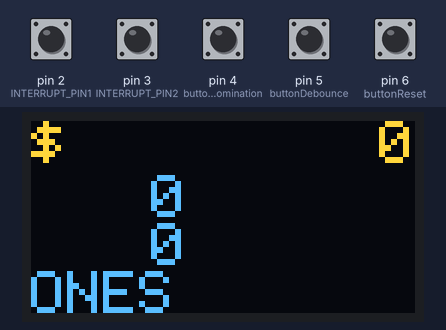
Bench run of a sketch on a simulated Arduino Uno, built with avr-gcc and run on an emulated ATmega328P. Parts: 128×64 one-colour display. The inputs (shaded band) are chosen by the test bench; at power-on: pin 4 (buttonDenomination), pin 5 (buttonDebounce), pin 6 (buttonReset) HIGH, pin 2 (INTERRUPT_PIN1), pin 3 (INTERRUPT_PIN2) LOW. The OLED is the two-colour kind (top 16 rows yellow).

Above: at 1.2 s.
1.3 s: pin 4 (buttonDenomination) pulled LOW for 1 s
At 2.6 s:
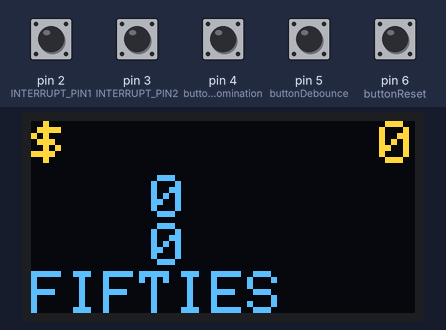
3.8 s: pin 2 (INTERRUPT_PIN1) pulled HIGH for 0.15 s
At 4.3 s:
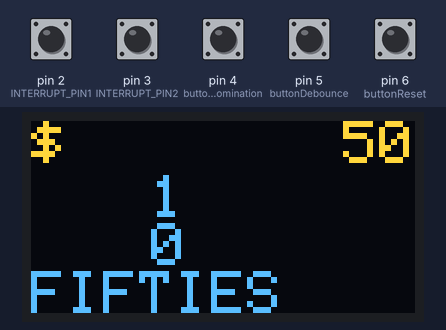
5.4 s: pin 3 (INTERRUPT_PIN2) pulled HIGH for 0.15 s
At 6.3 s:
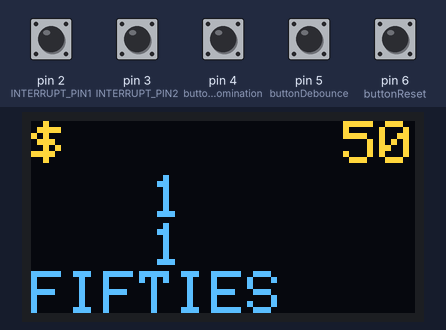
7.0 s: pin 6 (buttonReset) pulled LOW for 0.15 s
At 7.07 s:
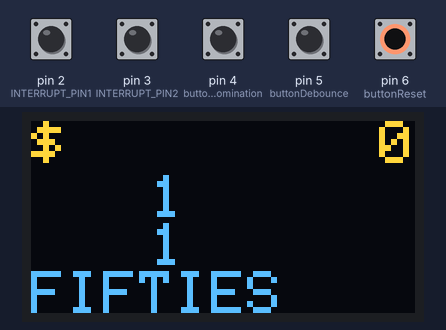
8.6 s: pin 3 (INTERRUPT_PIN2) pulled HIGH for 1 s
At 9.7 s:
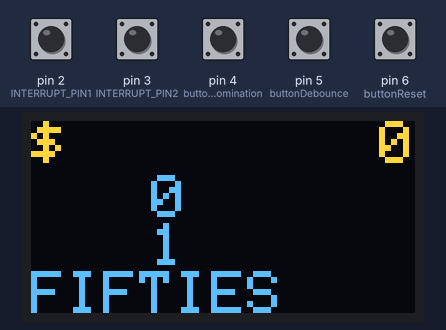
11.1 s: pin 2 (INTERRUPT_PIN1) pulled HIGH for 1 s
At 11.16 s:
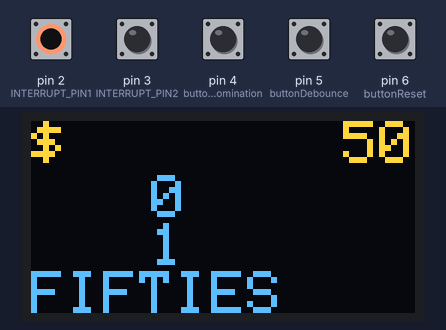
Timing chart, 0 to 14.1 s (numbered marks = the images above; inputs shaded):
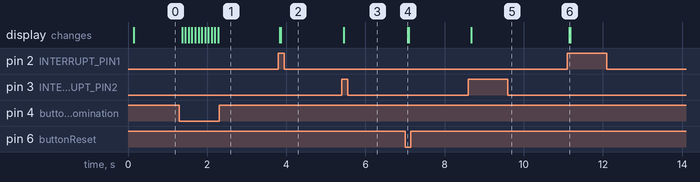

The sketch:

moneyCounter.ino
```cpp
/*
$$$$$$$$$$$$$$$$$$$$$$$$$$$$$$$$$$$$$$$$$$$$$$$$$$$$$$$$$$$$$
$$$$       MONEY COUNTER PROJECT BY MAKEITHACKIN         $$$$
$$$$       USED WITH RBC-1003 MONEY COUNTER              $$$$
$$$$$$$$$$$$$$$$$$$$$$$$$$$$$$$$$$$$$$$$$$$$$$$$$$$$$$$$$$$$$
*/

#include <Adafruit_GFX.h>
#include <Adafruit_SSD1306.h>

// OLED display parameters
#define SCREEN_WIDTH 128
#define SCREEN_HEIGHT 64
#define OLED_RESET -1
Adafruit_SSD1306 display(SCREEN_WIDTH, SCREEN_HEIGHT, &Wire, OLED_RESET);

// Button pins
#define INTERRUPT_PIN1 2
#define INTERRUPT_PIN2 3
#define buttonDebounce 5
#define buttonDenomination 4
#define buttonReset 6

// Variables for counters and debounce
volatile unsigned long counter1 = 0; // Counter for pin 2
volatile unsigned long counter2 = 0; // Counter for pin 3
volatile unsigned long lastInterruptTime1 = 0; // Last interrupt time for pin 2
volatile unsigned long lastInterruptTime2 = 0; // Last interrupt time for pin 3
int DEBOUNCE_TIME = 0; // Debounce time in milliseconds

// Variables for currency handling
int currencyIndex = 0;
int currencies[] = {1, 2, 5, 10, 20, 50, 100};
int numCurrencies = sizeof(currencies) / sizeof(currencies[0]);

String currencyNames[] = {"ONES", "TWOS", "FIVES", "TENS", "TWENTIES", "FIFTIES", "HUNDREDS"};
int numCurrencyNames = sizeof(currencyNames) / sizeof(currencyNames[0]);

int totalValue = counter1 * currencies[currencyIndex]; // Initial total value

// Variables for display
String previousText = "";
int previousX = 0; // Track previous starting x position

void setup() {
  // Set pin modes
  pinMode(INTERRUPT_PIN1, INPUT);
  pinMode(INTERRUPT_PIN2, INPUT);
  pinMode(buttonDebounce, INPUT_PULLUP);
  pinMode(buttonDenomination, INPUT_PULLUP);
  pinMode(buttonReset, INPUT_PULLUP);

  // Attach interrupts
  attachInterrupt(digitalPinToInterrupt(INTERRUPT_PIN1), handleInterrupt1, RISING);
  attachInterrupt(digitalPinToInterrupt(INTERRUPT_PIN2), handleInterrupt2, RISING);

  // Initialize display
  if (!display.begin(SSD1306_SWITCHCAPVCC, 0x3C)) {
    for (;;);
  }
  display.clearDisplay();
  display.setTextColor(SSD1306_WHITE, BLACK); // Draw white text
  display.setTextSize(2); // Normal 1:1 pixel scale
  display.setCursor(0, 0); // Start drawing at top-left corner
  display.print("$");
  display.display(); // Display the contents of the buffer

  // Display initial values
  cycleCurrency();
}

void loop() {
  // Read button states
  int buttonDebounceReading = digitalRead(buttonDebounce);
  int buttonDenominationReading = digitalRead(buttonDenomination);
  int buttonResetReading = digitalRead(buttonReset);

  // Handle button presses
  if (buttonDebounceReading == LOW) {
    DEBOUNCE_TIME++;
    if (DEBOUNCE_TIME > 99) {
      DEBOUNCE_TIME = 0;
    }
    delay(DEBOUNCE_TIME);
  }

  if (buttonDenominationReading == LOW) {
    currencyIndex += 1;
    cycleCurrency(); // Cycle to the next currency value
    delay(DEBOUNCE_TIME);
  }

  if (buttonResetReading == LOW) {
    counter1 = 0;
    counter2 = 0;
    delay(DEBOUNCE_TIME);
  }

  // Update total value and display
  totalValue = counter1 * currencies[currencyIndex]; // Recalculate totalValue
  String formattedNumber = formatCurrency(totalValue);
  displayRightJustified(formattedNumber); // Update display

  // Display counter values
  display.setCursor(40, 18);
  display.print(counter1);
  display.print("    ");
  display.setCursor(40, 34);
  display.print(counter2);
  display.print("    ");
  display.display();
}

void handleInterrupt1() {
  // Debounce logic for pin 2
  unsigned long currentTime = millis();
  if (currentTime - lastInterruptTime1 > DEBOUNCE_TIME) {
    counter1++;
    lastInterruptTime1 = currentTime;
  }
}

void handleInterrupt2() {
  // Debounce logic for pin 3
  unsigned long currentTime = millis();
  if (currentTime - lastInterruptTime2 > DEBOUNCE_TIME) {
    counter2++;
    lastInterruptTime2 = currentTime;
  }
}

void displayRightJustified(String text) {
  // Calculate number of spaces to clear based on previousText length
  int numSpaces = previousText.length() - text.length();

  // Clear the specific area with spaces starting from previousX
  display.setCursor(previousX, 0); // Ensure y coordinate is always zero
  for (int i = 0; i < numSpaces; i++) {
    display.print(" ");
  }

  // Calculate the position for right justification
  int x = SCREEN_WIDTH - text.length() * 12; // Adjusted for text size 2
  display.setCursor(x, 0); // Ensure y coordinate is always zero
  display.print(text);
  display.display();

  // Update previous text and x position
  previousText = text;
  previousX = x;
}

String formatCurrency(int number) {
  String numStr = String(number);
  String formattedStr = "";
  int len = numStr.length();
  int counter = 0;

  for (int i = len - 1; i >= 0; i--) {
    formattedStr = numStr[i] + formattedStr;
    counter++;
    if (counter == 3 && i != 0) {
      formattedStr = "," + formattedStr;
      counter = 0;
    }
  }
  return formattedStr;
}

void cycleCurrency() {
  // Cycle through currency values
  currencyIndex = (currencyIndex) % numCurrencies;
  int currencyNameIndex = currencyIndex;

  // Display updated currency name
  String currencyName = currencyNames[currencyNameIndex] + "          ";
  display.setCursor(0, 50); // Set y coordinate for currency name
  display.print(currencyName);
  display.display();
}
```

Measured:
- after the input at 1.3 s, the display: first changes after 0.07 s (image 1 shows a later state)
- after the input at 3.8 s, the display: first changes at once (image 2 shows a later state)
- after the input at 5.4 s, the display: changes after 0.05 s (image 3)
- after the input at 7.0 s, the display: changes after 0.07 s (image 4)
- after the input at 8.6 s, the display: changes after 0.07 s (image 5)
- after the input at 11.1 s, the display: changes after 0.05 s (image 6)
